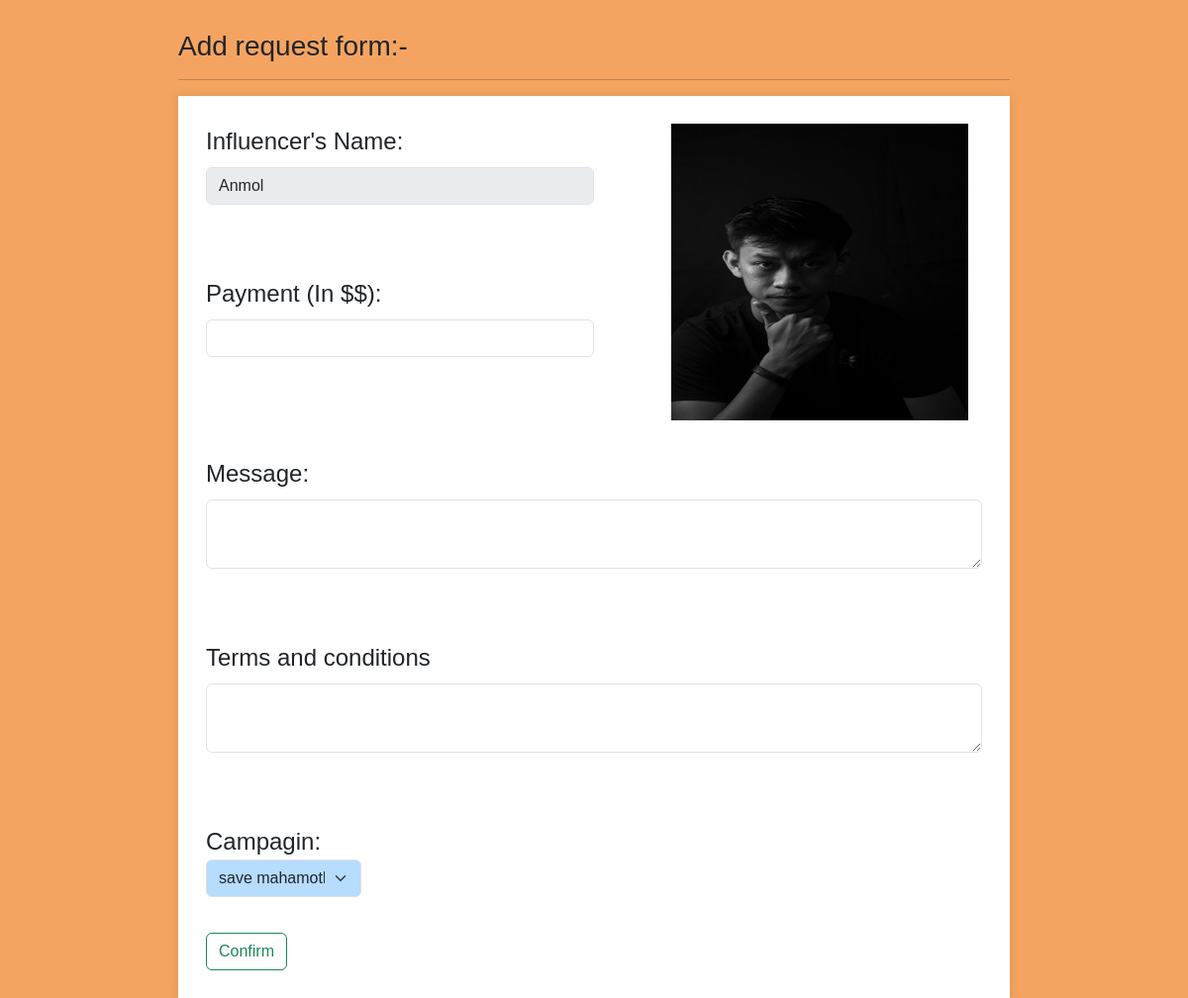
The page /sponser/adreq_sent/5 on the database its author committed.
### app.py (models this page shows)
class influencer(db.Model):
    __tablename__='influcener'
    influencer_id=db.Column(db.Integer,primary_key=True,autoincrement=True)
    name=db.Column(db.String,db.ForeignKey(user.username))
    Category=db.Column(db.String)
    Niche=db.Column(db.String)
    reach=db.Column(db.Integer)
    user_id=db.Column(db.Integer,db.ForeignKey(user.user_id))
    photo_path = db.Column(db.String)

### app.py (the view)
@app.route("/sponser/adreq_sent/<int:userid>",methods=["GET"])
def sent(userid):
    l=[]
    user_Data=db.session.query(influencer).filter(influencer.user_id==userid).first()
    campdata=db.session.query(campaigns).all()
    print(user_Data.name)
    for data in campdata:
        if data.Visibility=="visible":
            l.append(data)
    print(l)
    return render_template("add_req.html",l=l,user_Data=user_Data)

### templates/add_req.html (shortened to what this page needs)
<!DOCTYPE html>
<html lang="en">
<head>
    <link href="https://cdn.jsdelivr.net/npm/bootstrap@5.3.3/dist/css/bootstrap.min.css" rel="stylesheet">
    <link rel="stylesheet" href="\static\style.css">
</head>
<h3>Add request form:-</h3><hr>
<body class="det2">
    <form class="col g-3" method="POST" action="/sponser/adreq_sent/{{user_Data.influencer_id}}" >
        <div class="anmol1">
            <div class="col-md-6" id="name2222">
                <label for="inputCity" class="form-label">Influencer's Name: </label>
                <input type="text" disabled class="form-control" id="name" value="{{ user_Data.name }}" >
                <br>
                <br>
                <label for="inputCity" class="form-label">Payment (In $$):</label>
                <input type="number" class="form-control" id="name" value="" name="Payment">
            </div>
            <div class="anmol2">
                <img id="photos2"  src="{{ url_for('static', filename='uploads/' ~ user_Data.photo_path) }}">
            </div>
        </div>
        <br>
        <div class="col-md-6">
            <div class="text-break">
            <label for="inputCity" class="form-label">Message:</label>
            <textarea type="text" class="form-control" id="names" value="" name="message"></textarea>
            </div>
        </div><br>
        <div class="col-md-6 " >
            <div class="text-break">
                <label for="inputCity" class="form-label">Terms and conditions</label>
                <textarea type="text" class="form-control" id="names"  name="req"></textarea>
            </div>
        </div><br>
        <div class="dropdown">
            Campagin:
            <select name="camp" class="form-select" id="floatingSelect">
                {% for i in l %}
                <option value="{{ i.campaigns_id }}"> {{ i.name }} </option>
                {% endfor %}
            </select>
        </div><br>
        <div class="col-12">
            <button type="submit" class="btn btn-outline-success">Confirm</button>
        </div>
    </form>
</body>
</html>

### static/style.css (style rules this page uses)
* { font-family:Tahoma, Geneva, Verdana, sans-serif; height: auto; }
.form-select { width: 100px; background-color: #b6dcfe; }
.g-3 { border: 8px solid white; background-color: white; padding: 20px; box-shadow: 0 0 10px rgba(0, 0, 0, 0.1); width: 100%; margin-right: 500px; }
#names { height: 70px; text-wrap:balance; }
.text-break { height: 150px; width: 200%; }
#floatingSelect { width: 20%; }
.anmol1 { display: flex; }
#photos2 { height: 300px; width: 300px; }
.anmol2 { align-items: center; justify-content:space-around; margin-left: 10%; }
.det2 { font-size: x-large; margin-left: 15%; margin-right: 15%; background-color:sandybrown; margin-top: 30px; }

### rows shown on the page
influencer: name "Anmol", photo_path (picture)

### other values the page prints
form field camp "save mahamotki"
